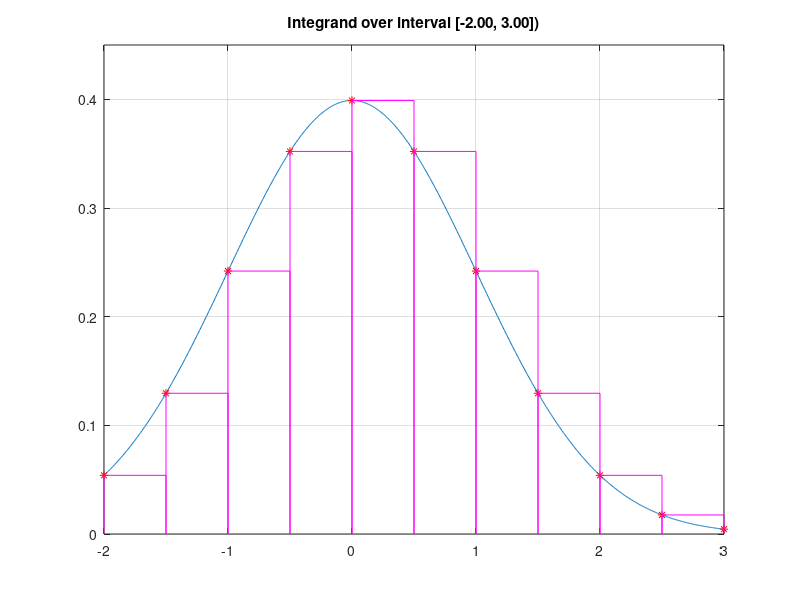

This chart was generated by the following MATLAB code:
% MATH2089: File = intdef.m
% Illustrate definition of an intergral

format compact

% Define integrand
f = @(x) (1/sqrt(2*pi))*exp(-x.^2/2)

% Define interval of integration
a = -2, b = 3

% Define grid points
N = 10
x = linspace(a, b, N+1);
F = f(x);

% Plot function and grid points
figure(1)
xp = linspace(a, b, 1001);
yp = f(xp);
plot(xp, yp, x, F, 'r*');
hold on
for j = 1:N
    plot(x(j:j+1), F(j)*[1 1], 'm-', x(j)*[1 1], [0 F(j)], 'm-',  x(j+1)*[1 1], [0 F(j)], 'm-');
end;
hold off
grid on
tstr = sprintf('Integrand over interval [%.2f, %.2f])', a, b);
title(tstr)
ylim([0 0.45])
